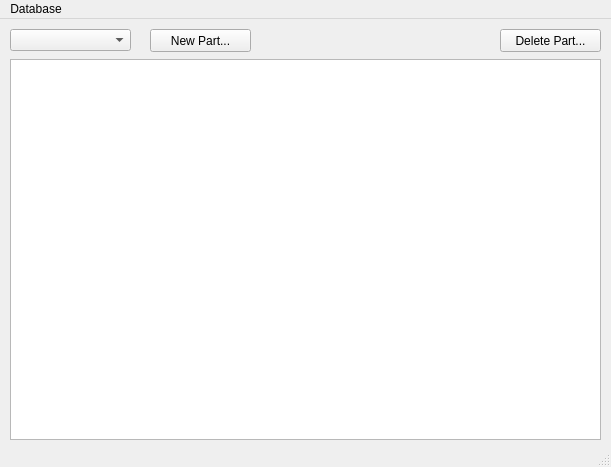
<?xml version="1.0" encoding="UTF-8"?>
<ui version="4.0">
 <class>parts_browser_dlg</class>
 <widget class="QMainWindow" name="parts_browser_dlg">
  <property name="geometry">
   <rect>
    <x>0</x>
    <y>0</y>
    <width>611</width>
    <height>467</height>
   </rect>
  </property>
  <property name="acceptDrops">
   <bool>false</bool>
  </property>
  <property name="windowTitle">
   <string>parts_browser</string>
  </property>
  <property name="windowOpacity">
   <double>1.000000000000000</double>
  </property>
  <property name="dockOptions">
   <set>QMainWindow::AllowTabbedDocks|QMainWindow::AnimatedDocks</set>
  </property>
  <widget class="QWidget" name="centralWidget">
   <widget class="QTableView" name="tbl_parts">
    <property name="geometry">
     <rect>
      <x>10</x>
      <y>40</y>
      <width>591</width>
      <height>381</height>
     </rect>
    </property>
   </widget>
   <widget class="QComboBox" name="cmb_part_types">
    <property name="geometry">
     <rect>
      <x>10</x>
      <y>10</y>
      <width>121</width>
      <height>22</height>
     </rect>
    </property>
   </widget>
   <widget class="QPushButton" name="btn_new_part">
    <property name="geometry">
     <rect>
      <x>150</x>
      <y>10</y>
      <width>101</width>
      <height>23</height>
     </rect>
    </property>
    <property name="text">
     <string>New Part...</string>
    </property>
   </widget>
   <widget class="QPushButton" name="btn_delete_part">
    <property name="geometry">
     <rect>
      <x>500</x>
      <y>10</y>
      <width>101</width>
      <height>23</height>
     </rect>
    </property>
    <property name="text">
     <string>Delete Part...</string>
    </property>
   </widget>
  </widget>
  <widget class="QMenuBar" name="menuBar">
   <property name="geometry">
    <rect>
     <x>0</x>
     <y>0</y>
     <width>611</width>
     <height>21</height>
    </rect>
   </property>
   <widget class="QMenu" name="menuDatabase">
    <property name="title">
     <string>Database</string>
    </property>
    <addaction name="actionConnect"/>
    <addaction name="actionQuit"/>
   </widget>
   <addaction name="menuDatabase"/>
  </widget>
  <widget class="QStatusBar" name="statusBar"/>
  <action name="actionConnect">
   <property name="text">
    <string>Connect</string>
   </property>
  </action>
  <action name="actionQuit">
   <property name="text">
    <string>Quit</string>
   </property>
  </action>
 </widget>
 <layoutdefault spacing="6" margin="11"/>
 <resources/>
 <connections/>
</ui>
